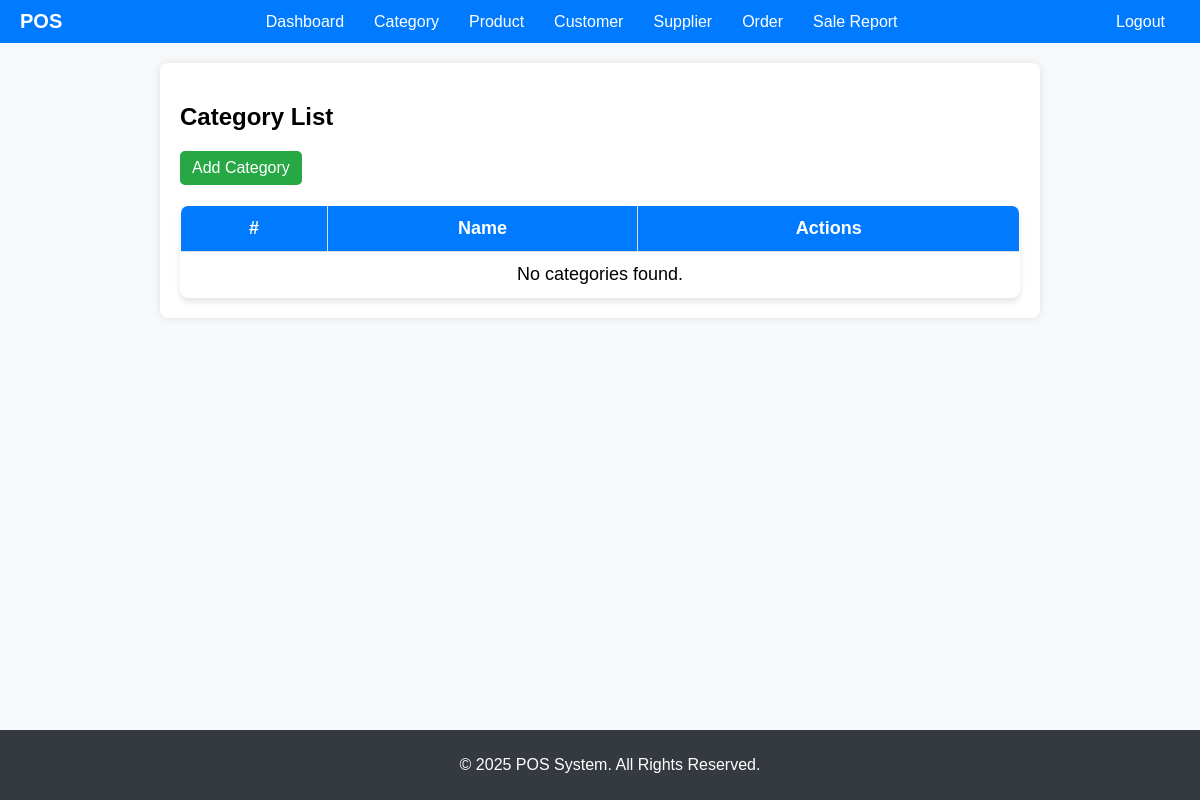
Page /categories/ on the earlier database version.
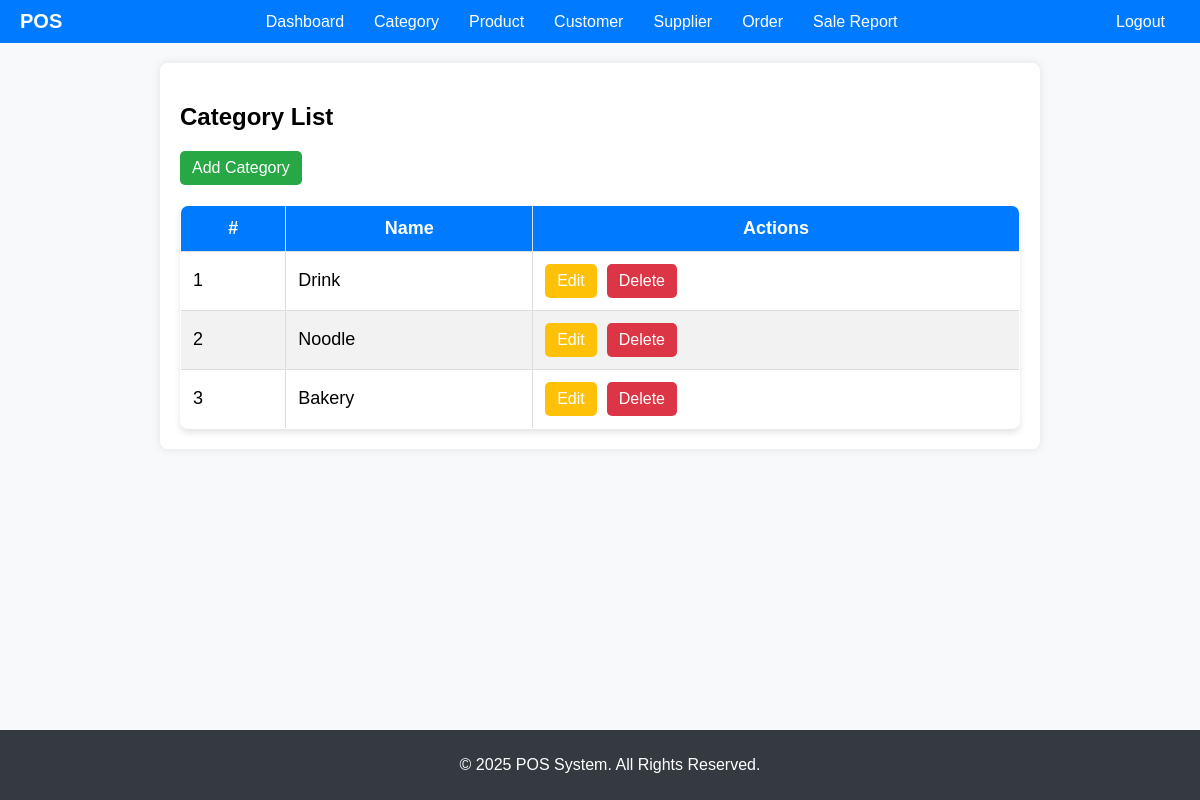
Same page on the later database version.
### categories/models.py (models this page shows, shortened)
class Category(models.Model):
    name = models.CharField(max_length=255, unique=True)

### categories/views.py (the view)
# urls.py: path("categories/", category_list, name="category_list"),
def category_list(request):
    category_list = Category.objects.all()
    paginator = Paginator(category_list, 15)  # Display 15 categories per page
    page_number = request.GET.get('page')
    categories = paginator.get_page(page_number)
    return render(request, "category_list.html", {"categories": categories})

### categories/templates/category_list.html (shortened to what this page needs)
{% extends "base.html" %}
{% load static %}
{% block content %}
    <h2>Category List</h2>
    <a href="{% url 'category_add' %}" class="btn btn-success">Add Category</a>
    <table class="styled-table">
        <thead>
            <tr>
                <th>#</th>
                <th>Name</th>
                <th>Actions</th>
            </tr>
        </thead>
        <tbody>
            {% for category in categories %}
            <tr>
                <td>{{ forloop.counter }}</td>
                <td>{{ category.name }}</td>
                <td>
                    <a href="{% url 'category_edit' category.id %}" class="btn btn-warning">Edit</a>
                    <a href="{% url 'category_delete' category.id %}" class="btn btn-danger">Delete</a>
                </td>
            </tr>
            {% empty %}
            <tr>
                <td colspan="3" style="text-align: center;">No categories found.</td>
            </tr>
            {% endfor %}
        </tbody>
    </table>
{% endblock %}

Differences in the rows shown:
added Category: name "Drink"
added Category: name "Noodle"
added Category: name "Bakery"
Other differences:
text no longer shown: "No categories found."
